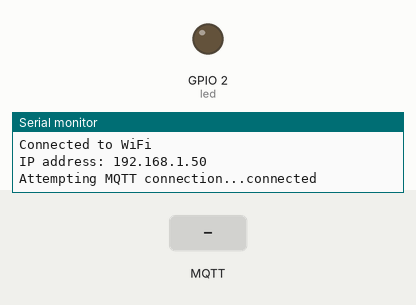
Bench run of a sketch on a simulated ESP8266 (NodeMCU). Shown: output pins drawn as LEDs (lit = HIGH), the last lines printed to the serial monitor. The inputs (shaded band) are chosen by the test bench. WiFi joins after 1.5 s; servers stay silent unless stated; random numbers use the default seed unless the sketch sets one; no MQTT or app messages arrive unless stated.

Above: at 4.2 s.
4.3 s: MQTT message "1" arrives on the first subscribed topic
At 9.2 s:
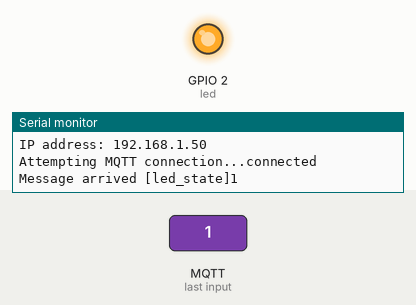
9.5 s: MQTT message "0" arrives on the first subscribed topic
At 14.3 s:
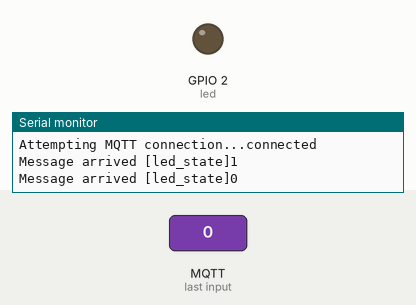
Timing chart, 0 to 15.8 s (numbered marks = the images above; inputs shaded):
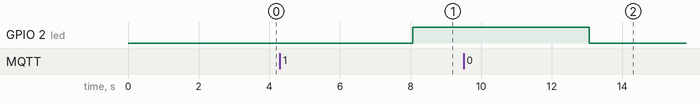

Measured:
- after the input at 4.3 s, GPIO 2 (led): LOW → HIGH after 3.8 s
- after the input at 9.5 s, GPIO 2 (led): HIGH → LOW after 3.6 s

The sketch:

subscred.ino
```cpp
#include <ESP8266WiFi.h>
#include <PubSubClient.h>
#include <WiFiClientSecure.h>

const char* ssid = "UOC_Staff";     // Replace with your Wi-Fi network SSID
const char* password = "admin106"; // Replace with your Wi-Fi network password

const char* mqttServer = "b8a66445bb2048a09f4c1f46f2b36378.s2.eu.hivemq.cloud";
const int mqttPort = 8883;
const char* mqtt_username = "HiveMQ";
const char* mqtt_password = "44maths44";

const int led = 2; //Set LED pin as GPIO2

WiFiClientSecure espClient;
PubSubClient client(espClient);

unsigned long lastMsg = 0;
#define MSG_BUFFER_SIZE (50)
char msg[MSG_BUFFER_SIZE];

// MQTT topic to subscribe to
const char* mqttTopic = "ea2121";


// Callback function for handling incoming MQTT messages
void callback(char* topic, byte* payload, unsigned int length) {
  String incommingMessage = "";
  for (int i = 0; i < length; i++) incommingMessage+=(char)payload[i];

  Serial.println("Message arrived ["+String(topic)+"]"+incommingMessage);

  //--- check the incomming message
    if( strcmp(topic,"led_state") == 0){
     if (incommingMessage.equals("1")) digitalWrite(led, HIGH);   // Turn the LED on
     else digitalWrite(led, LOW);  // Turn the LED off
  }

}

/**** Method for Publishing MQTT Messages **********/
void publishMessage(const char* topic, String payload , boolean retained){
  if (client.publish(topic, payload.c_str(), true))
      Serial.println("Message publised ["+String(topic)+"]: "+payload);
}

/****** root certificate *********/

static const char *root_ca PROGMEM = R"EOF(
-----BEGIN CERTIFICATE-----
MIIFazCCA1OgAwIBAgIRAIIQz7DSQONZRGPgu2OCiwAwDQYJKoZIhvcNAQELBQAw
TzELMAkGA1UEBhMCVVMxKTAnBgNVBAoTIEludGVybmV0IFNlY3VyaXR5IFJlc2Vh
cmNoIEdyb3VwMRUwEwYDVQQDEwxJU1JHIFJvb3QgWDEwHhcNMTUwNjA0MTEwNDM4
WhcNMzUwNjA0MTEwNDM4WjBPMQswCQYDVQQGEwJVUzEpMCcGA1UEChMgSW50ZXJu
ZXQgU2VjdXJpdHkgUmVzZWFyY2ggR3JvdXAxFTATBgNVBAMTDElTUkcgUm9vdCBY
MTCCAiIwDQYJKoZIhvcNAQEBBQADggIPADCCAgoCggIBAK3oJHP0FDfzm54rVygc
h77ct984kIxuPOZXoHj3dcKi/vVqbvYATyjb3miGbESTtrFj/RQSa78f0uoxmyF+
0TM8ukj13Xnfs7j/EvEhmkvBioZxaUpmZmyPfjxwv60pIgbz5MDmgK7iS4+3mX6U
A5/TR5d8mUgjU+g4rk8Kb4Mu0UlXjIB0ttov0DiNewNwIRt18jA8+o+u3dpjq+sW
T8KOEUt+zwvo/7V3LvSye0rgTBIlDHCNAymg4VMk7BPZ7hm/ELNKjD+Jo2FR3qyH
B5T0Y3HsLuJvW5iB4YlcNHlsdu87kGJ55tukmi8mxdAQ4Q7e2RCOFvu396j3x+UC
B5iPNgiV5+I3lg02dZ77DnKxHZu8A/lJBdiB3QW0KtZB6awBdpUKD9jf1b0SHzUv
KBds0pjBqAlkd25HN7rOrFleaJ1/ctaJxQZBKT5ZPt0m9STJEadao0xAH0ahmbWn
OlFuhjuefXKnEgV4We0+UXgVCwOPjdAvBbI+e0ocS3MFEvzG6uBQE3xDk3SzynTn
jh8BCNAw1FtxNrQHusEwMFxIt4I7mKZ9YIqioymCzLq9gwQbooMDQaHWBfEbwrbw
qHyGO0aoSCqI3Haadr8faqU9GY/rOPNk3sgrDQoo//fb4hVC1CLQJ13hef4Y53CI
rU7m2Ys6xt0nUW7/vGT1M0NPAgMBAAGjQjBAMA4GA1UdDwEB/wQEAwIBBjAPBgNV
HRMBAf8EBTADAQH/MB0GA1UdDgQWBBR5tFnme7bl5AFzgAiIyBpY9umbbjANBgkq
hkiG9w0BAQsFAAOCAgEAVR9YqbyyqFDQDLHYGmkgJykIrGF1XIpu+ILlaS/V9lZL
ubhzEFnTIZd+50xx+7LSYK05qAvqFyFWhfFQDlnrzuBZ6brJFe+GnY+EgPbk6ZGQ
3BebYhtF8GaV0nxvwuo77x/Py9auJ/GpsMiu/X1+mvoiBOv/2X/qkSsisRcOj/KK
NFtY2PwByVS5uCbMiogziUwthDyC3+6WVwW6LLv3xLfHTjuCvjHIInNzktHCgKQ5
ORAzI4JMPJ+GslWYHb4phowim57iaztXOoJwTdwJx4nLCgdNbOhdjsnvzqvHu7Ur
TkXWStAmzOVyyghqpZXjFaH3pO3JLF+l+/+sKAIuvtd7u+Nxe5AW0wdeRlN8NwdC
jNPElpzVmbUq4JUagEiuTDkHzsxHpFKVK7q4+63SM1N95R1NbdWhscdCb+ZAJzVc
oyi3B43njTOQ5yOf+1CceWxG1bQVs5ZufpsMljq4Ui0/1lvh+wjChP4kqKOJ2qxq
4RgqsahDYVvTH9w7jXbyLeiNdd8XM2w9U/t7y0Ff/9yi0GE44Za4rF2LN9d11TPA
mRGunUHBcnWEvgJBQl9nJEiU0Zsnvgc/ubhPgXRR4Xq37Z0j4r7g1SgEEzwxA57d
emyPxgcYxn/eR44/KJ4EBs+lVDR3veyJm+kXQ99b21/+jh5Xos1AnX5iItreGCc=
-----END CERTIFICATE-----
)EOF";


void setup() {
  pinMode(led, OUTPUT); //set up LED
  Serial.begin(115200);
  delay(1000);

  // Connect to Wi-Fi
  WiFi.begin(ssid, password);

  while (WiFi.status() != WL_CONNECTED) {
    delay(1000);
    Serial.println("Connecting to WiFi...");
  }

  Serial.println("Connected to WiFi");
  Serial.print("IP address: ");
  Serial.println(WiFi.localIP());

  #ifdef ESP8266
    espClient.setInsecure();      // enable this line and the the "certificate" code for secure connection

  #else
    espClient.setCACert(root_ca);      // enable this line and the the "certificate" code for secure connection

  #endif

  client.setServer(mqttServer, mqttPort);
  client.setCallback(callback);

}

void loop() {
  if (!client.connected()) {
    reconnect();
  }
  client.loop();

  delay(5000);
}

void reconnect() {
  // Loop until we're reconnected
  while (!client.connected()) {
    Serial.print("Attempting MQTT connection...");
    String clientId = "ESP8266Client-";   // Create a random client ID
    clientId += String(random(0xffff), HEX);
    // Attempt to connect
    if (client.connect(clientId.c_str(), mqtt_username, mqtt_password)) {
      Serial.println("connected");

      client.subscribe("led_state");   // subscribe the topics here

    } else {
      Serial.print("failed, rc=");
      Serial.print(client.state());
      Serial.println(" try again in 5 seconds");   // Wait 5 seconds before retrying
      delay(5000);
    }
  }
}
```
